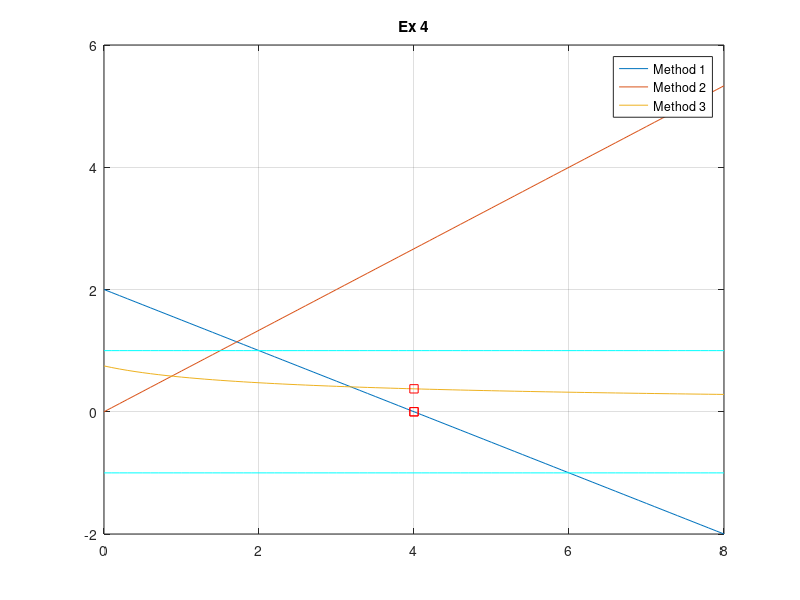

Source code (MATLAB): (Note: this script raises an error after producing the figure.)
%% Exercici 5 | Full 
4
% iterative fixed-point methods

% Estudi convergencia
g1 = @(x)  (8*x - x.^2) ./ 4;
dg1= @(x)  (8 - 2*x)./4

g2 = @(x)  (x.^2 - 4)./3;
dg2= @(x)  (2*x)./3

g3 = @(x)  sqrt(3.*x + 4);
dg3= @(x)  3./(2 * sqrt(3*x + 4) )


%% Stuff

alpha = 4

x0 = 3;
tol = 0.000005;
N = 10;

t = 0 : 0.1 : 8
y = ones(size(t))



%% Plotaco



plot(t, dg1(t), t, dg2(t), t, dg3(t), alpha, 0, 'rs', alpha, dg1(alpha), 'rs', alpha, dg3(alpha), 'rs', t, y, 'c', t, -y, 'c'), grid, title('Ex 4');
legend('Method 1', 'Method 2', 'Method 3', 'Location', 'BEST' );



%% Iterative method 1


if abs(dg1(x0)) < 1
    [raiz, iters] = newton_fixpoint(f, g1, x0, tol, N);
    tolf = f(iters);
else
    disp('Divergent method')
end   





if abs(dg2(x0)) < 1
    [raiz, iters] = newton_fixpoint(f, g2, x0, tol, N);
    tolf = f(iters);
else
    disp('Divergent method')
end   





if abs(dg3(x0)) < 1
    [raiz, iters] = newton_fixpoint(f, g3, x0, tol, N);
    tolf = f(iters);
else
    disp('Divergent method')
end   





